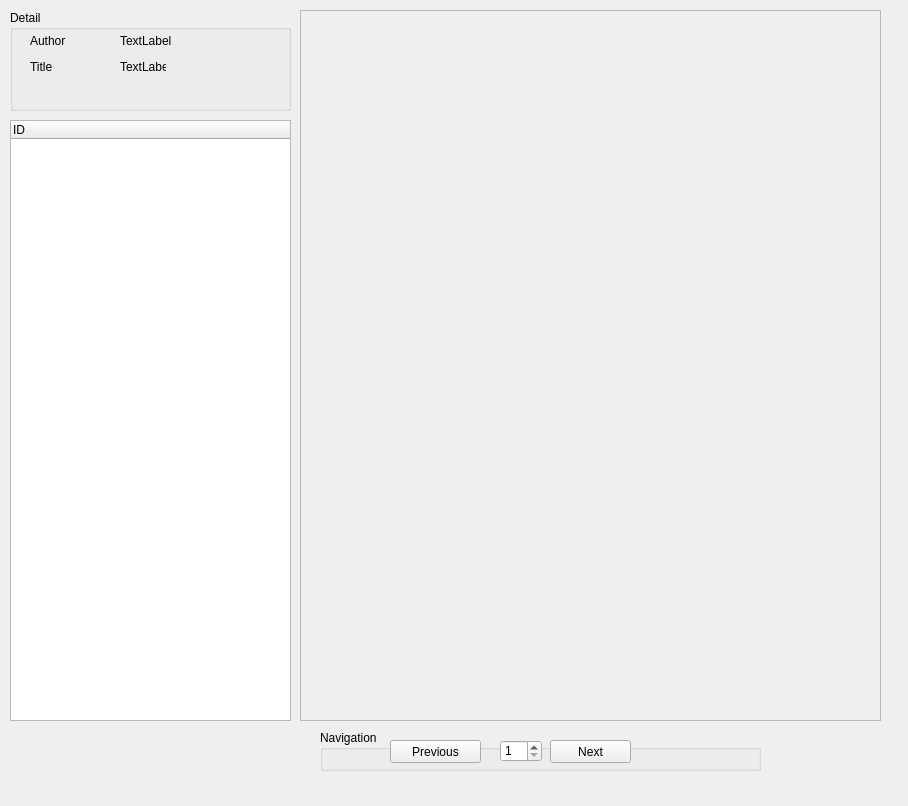
<?xml version="1.0" encoding="UTF-8"?>
<ui version="4.0">
 <class>w_bookbrowser</class>
 <widget class="QWidget" name="w_bookbrowser">
  <property name="geometry">
   <rect>
    <x>0</x>
    <y>0</y>
    <width>908</width>
    <height>806</height>
   </rect>
  </property>
  <property name="windowTitle">
   <string>Form</string>
  </property>
  <widget class="QScrollArea" name="scrollArea">
   <property name="geometry">
    <rect>
     <x>300</x>
     <y>10</y>
     <width>581</width>
     <height>711</height>
    </rect>
   </property>
   <property name="widgetResizable">
    <bool>true</bool>
   </property>
   <widget class="QWidget" name="scrollAreaWidgetContents">
    <property name="geometry">
     <rect>
      <x>0</x>
      <y>0</y>
      <width>579</width>
      <height>709</height>
     </rect>
    </property>
   </widget>
  </widget>
  <widget class="QTreeWidget" name="bookList">
   <property name="geometry">
    <rect>
     <x>10</x>
     <y>120</y>
     <width>281</width>
     <height>601</height>
    </rect>
   </property>
   <column>
    <property name="text">
     <string>ID</string>
    </property>
   </column>
  </widget>
  <widget class="QGroupBox" name="detailID">
   <property name="geometry">
    <rect>
     <x>10</x>
     <y>10</y>
     <width>281</width>
     <height>101</height>
    </rect>
   </property>
   <property name="title">
    <string>Detail</string>
   </property>
   <widget class="QLabel" name="author">
    <property name="geometry">
     <rect>
      <x>20</x>
      <y>20</y>
      <width>61</width>
      <height>21</height>
     </rect>
    </property>
    <property name="text">
     <string>Author</string>
    </property>
   </widget>
   <widget class="QLabel" name="authorValue">
    <property name="geometry">
     <rect>
      <x>110</x>
      <y>20</y>
      <width>81</width>
      <height>21</height>
     </rect>
    </property>
    <property name="text">
     <string>TextLabel</string>
    </property>
   </widget>
   <widget class="QLabel" name="title">
    <property name="geometry">
     <rect>
      <x>20</x>
      <y>50</y>
      <width>46</width>
      <height>13</height>
     </rect>
    </property>
    <property name="text">
     <string>Title</string>
    </property>
   </widget>
   <widget class="QLabel" name="titleValue">
    <property name="geometry">
     <rect>
      <x>110</x>
      <y>50</y>
      <width>46</width>
      <height>13</height>
     </rect>
    </property>
    <property name="text">
     <string>TextLabel</string>
    </property>
   </widget>
  </widget>
  <widget class="QGroupBox" name="navigation">
   <property name="geometry">
    <rect>
     <x>320</x>
     <y>730</y>
     <width>441</width>
     <height>41</height>
    </rect>
   </property>
   <property name="title">
    <string>Navigation</string>
   </property>
   <widget class="QPushButton" name="nextButton">
    <property name="geometry">
     <rect>
      <x>230</x>
      <y>10</y>
      <width>81</width>
      <height>23</height>
     </rect>
    </property>
    <property name="text">
     <string>Next</string>
    </property>
   </widget>
   <widget class="QPushButton" name="pushButton">
    <property name="geometry">
     <rect>
      <x>70</x>
      <y>10</y>
      <width>91</width>
      <height>23</height>
     </rect>
    </property>
    <property name="text">
     <string>Previous</string>
    </property>
   </widget>
   <widget class="QSpinBox" name="currentPage">
    <property name="geometry">
     <rect>
      <x>180</x>
      <y>10</y>
      <width>42</width>
      <height>22</height>
     </rect>
    </property>
    <property name="minimum">
     <number>1</number>
    </property>
    <property name="maximum">
     <number>10000</number>
    </property>
   </widget>
  </widget>
 </widget>
 <resources/>
 <connections>
  <connection>
   <sender>nextButton</sender>
   <signal>clicked()</signal>
   <receiver>currentPage</receiver>
   <slot>stepUp()</slot>
   <hints>
    <hint type="sourcelabel">
     <x>590</x>
     <y>751</y>
    </hint>
    <hint type="destinationlabel">
     <x>520</x>
     <y>750</y>
    </hint>
   </hints>
  </connection>
  <connection>
   <sender>pushButton</sender>
   <signal>clicked()</signal>
   <receiver>currentPage</receiver>
   <slot>stepDown()</slot>
   <hints>
    <hint type="sourcelabel">
     <x>435</x>
     <y>751</y>
    </hint>
    <hint type="destinationlabel">
     <x>520</x>
     <y>750</y>
    </hint>
   </hints>
  </connection>
 </connections>
</ui>
